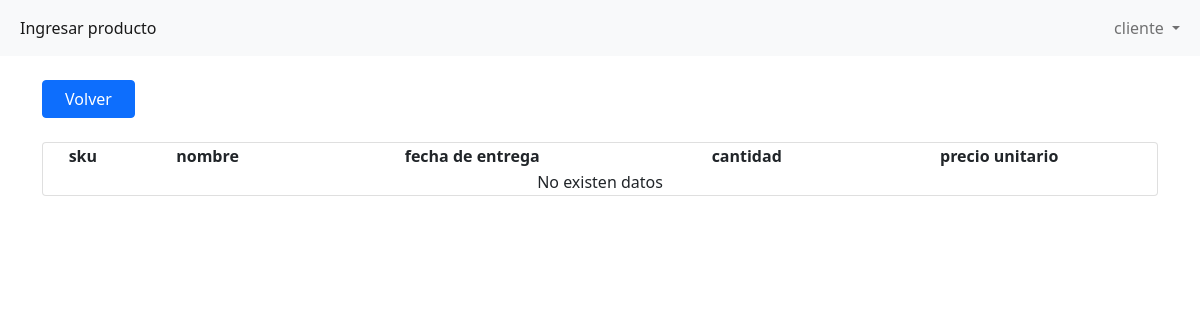
Page /listaproductos (signed in) on the earlier database version.
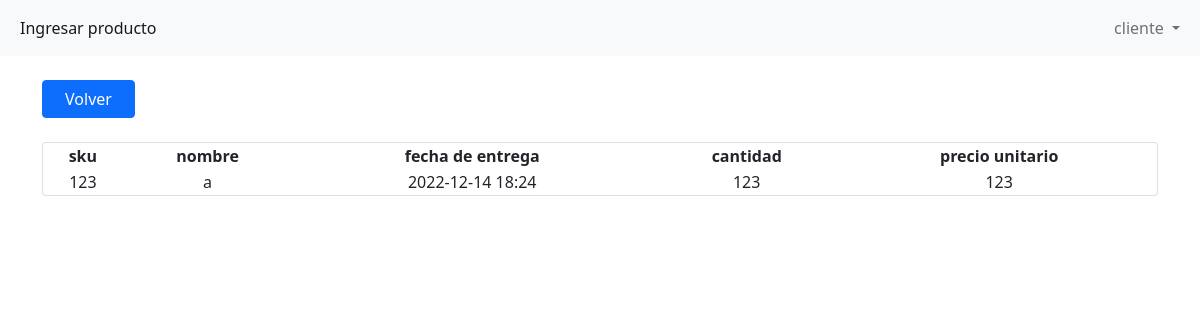
Same page on the later database version.
### tables this page shows
CREATE TABLE usuario(
  id INTEGER PRIMARY KEY AUTOINCREMENT,
  nombre TEXT NOT NULL,
  direccion TEXT NOT NULL,
  telefono INTEGER NOT NULL,
  correo TEXT UNIQUE NOT NULL,
  password TEXT NOT NULL,
  tipo TEXT NOT NULL
);

CREATE TABLE producto(
  sku INTEGER PRIMARY KEY UNIQUE NOT NULL,
  nombre TEXT NOT NULL,
  fechaentrega TEXT NOT NULL,
  cantidad INTEGER NOT NULL,
  precioU INTEGER NOT NULL
);

### mysite/views.py (the view)
@bp.route('/listaproductos', methods=['GET'])
@auth.login_required
def listaproductos():
    if g.user['tipo'] == "cliente":
        return render_template("listaproductos.html", items = db.read_db_row("producto"))

### mysite/auth.py (called while the page is built)
@bp.before_app_request
def load_logged_in_user():
    user_id = session.get('user_id')
    if user_id is None:
        g.user = None
    else:
        g.user = get_db().execute(
            'SELECT * FROM usuario WHERE id = ?', (user_id,)
        ).fetchone()

def login_required(view):
    @functools.wraps(view)
    def wrapped_view(**kwargs):
        if g.user is None:
            return redirect(url_for('auth.login'))
        return view(**kwargs)
    return wrapped_view

### mysite/db.py (called while the page is built)
def get_db():
    if 'db' not in g:
        g.db = sqlite3.connect(
            current_app.config['DATABASE'],
            detect_types=sqlite3.PARSE_DECLTYPES
        )
        g.db.row_factory = sqlite3.Row
    return g.db

def get_db_row():
    conn = sqlite3.connect(current_app.config['DATABASE'])
    conn.row_factory = sqlite3.Row
    return conn

def read_db_row(table):
    conn = get_db_row()
    data = conn.execute(f'SELECT * FROM {table}').fetchall();
    return data

### mysite/templates/listaproductos.html (shortened to what this page needs)
{% extends 'base.html' %}
{% block item %}
  {% if g.user['tipo'] == "cliente" %}
  <li class="nav-item">
    <a class="nav-link active" aria-current="page" href="{{ url_for('vista.ingresarproducto') }}"}}>Ingresar producto</a>
  </li>
  {% endif %}
{% endblock %}
{% block item2 %}
{% if g.user %}
<li class="nav-item dropdown">
  <a class="nav-link dropdown-toggle" href="#" id="navbarDropdown" role="button" data-bs-toggle="dropdown" aria-expanded="false"> {{ g.user['nombre'] }} </a>
</li>
{% endif %}
{% endblock item2 %}
{% block body %}
    {% if g.user %}
      {% if g.user['tipo'] == "cliente" %}
      <br>
      <div class="container">
        <a href="{{ url_for('vista.inicio') }}" class="btn btn-primary col-sm-1">Volver</a>
      </div><br>
      <div class="container">
        <div class="card text-center mx-auto">
          <table class="table-active">
            <thead>
              <tr>
                <th scope="col">sku</th>
                <th scope="col">nombre</th>
                <th scope="col">fecha de entrega</th>
                <th scope="col">cantidad</th>
                <th scope="col">precio unitario</th>
              </tr>
            </thead>
            <tbody>
              {% if items|length > 0 %}
              {% for item in items %}
              <tr>
                <td scope="row">{{ item.sku }}</td>
                <td scope="row">{{ item.nombre }}</td>
                <td scope="row">{{ item.fechaentrega.replace("T", " ") }}</td>
                <td scope="row">{{ item.cantidad }}</td>
                <td scope="row">{{ item.precioU }}</td>
              </tr>
              {% endfor %}
              {% else %}
              <tr style="text-align: center;">
                <td colspan="10"> No existen datos</td>
              </tr>
              {% endif %}
            </tbody>
            </table>
        </div>
      </div>
      {% endif %}
    {% endif %}
{% endblock %}

### mysite/templates/base.html (shortened to what this page needs)
<!DOCTYPE html>
<html lang="es">
<head>
  <link href="https://cdn.jsdelivr.net/npm/bootstrap@5.0.2/dist/css/bootstrap.min.css" rel="stylesheet">
</head>
<body>
  <nav class="navbar navbar-expand-lg navbar-light bg-light">
    <div class="container-fluid">
      <div class="collapse navbar-collapse" id="navbarSupportedContent">
        <ul class="navbar-nav me-auto mb-2 mb-lg-0">
          {% block item %}{% endblock item %}
        </ul>
        <ul class="navbar-nav">
          {% block item2 %}{% endblock item2 %}
        </ul>
      </div>
    </div>
  </nav>
  {% block body %}{% endblock %}
</body>
</html>

Differences in the rows shown:
added producto: sku "123", nombre "a", fechaentrega.replace "2022-12-14 18:24", cantidad "123", precioU "123"
Other differences:
text no longer shown: "No existen datos"
